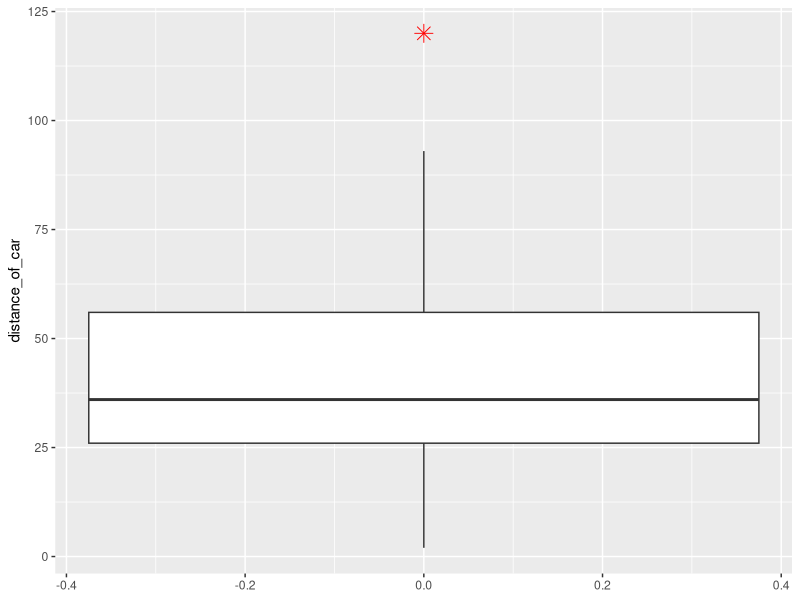
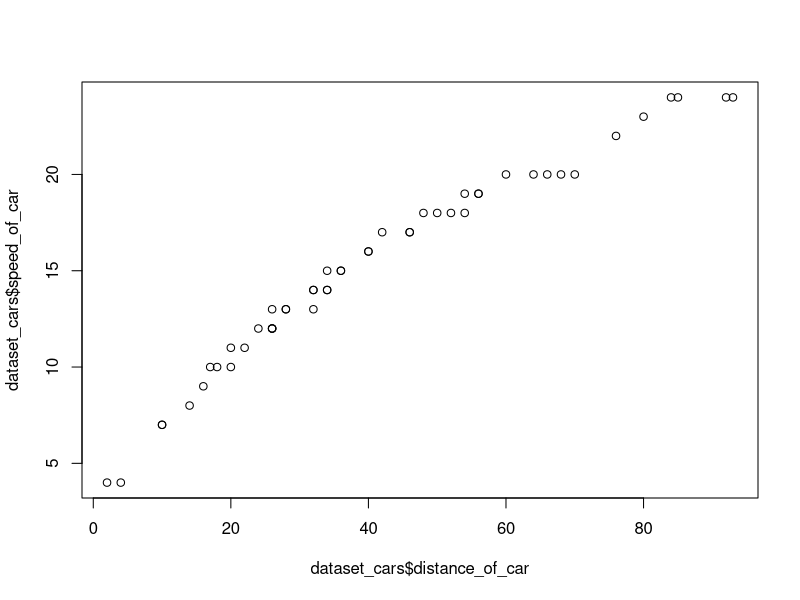
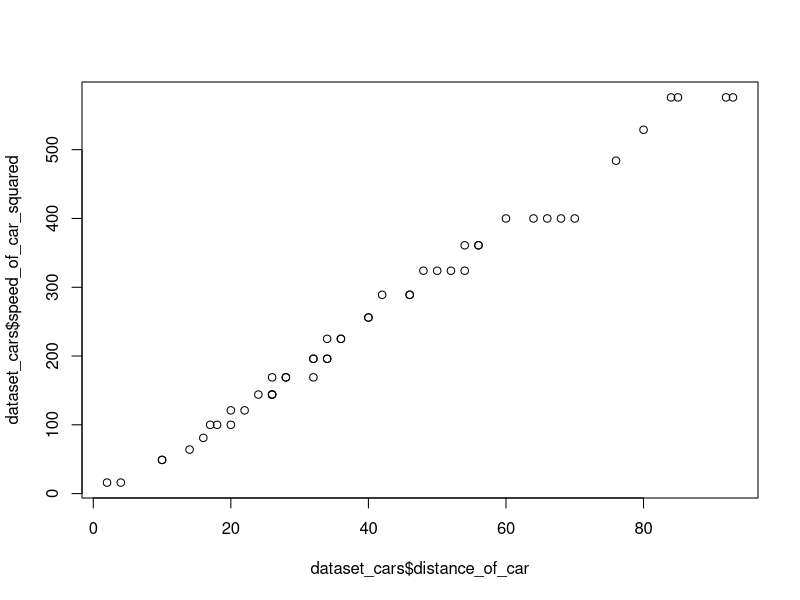

Generate these figures, in order, with R:
## ---- chunk 1
knitr::opts_chunk$set(echo = TRUE)
## ---- chunk 2
#Import all used libraries
library(readr)
library(ggplot2)

#Import dataset_cars and rename the variables
dataset_cars <- read.csv('./R Tutorial Data Sets/cars.csv', header = TRUE)
names(dataset_cars) <- c("name_of_car", "speed_of_car", "distance_of_car")
## ---- chunk 3
knitr::kable(dataset_cars[1:5,], align = "c")
## ---- chunk 4
summary_cars <- summary(dataset_cars)
knitr::kable(summary_cars, align = "c")
## ---- chunk 5
ggplot(dataset_cars, aes(y = distance_of_car)) + geom_boxplot(outlier.colour="red", outlier.shape=8, outlier.size=4)
## ---- chunk 6
quantile <- quantile(dataset_cars$distance_of_car)
knitr::kable(quantile, align="c")
## ---- chunk 7
outliers <- boxplot(dataset_cars$distance_of_car, plot=FALSE)$out
outliers_instance <- dataset_cars[which(dataset_cars$distance_of_car %in% outliers), ]
knitr::kable(outliers_instance, align="c")
## ---- chunk 8
dataset_cars <- dataset_cars[-which(dataset_cars$distance_of_car %in% outliers),]
## ---- chunk 9
plot(dataset_cars$distance_of_car, dataset_cars$speed_of_car)
## ---- chunk 10
dataset_cars$speed_of_car_squared <- dataset_cars$speed_of_car*dataset_cars$speed_of_car
## ---- chunk 11
plot(dataset_cars$distance_of_car, dataset_cars$speed_of_car_squared)
## ---- chunk 12

set.seed(123)

#Create training set and test set by using a 70/30 split 
train_size <- round(nrow(dataset_cars)*0.70)
test_size <- nrow(dataset_cars) - train_size
training_indices <- sample(seq_len(nrow(dataset_cars)), size = train_size)
training_set <- dataset_cars[training_indices,]
test_set <- dataset_cars[-training_indices,]

#Fit Linear model
lm_model1 <- lm(distance_of_car~ speed_of_car_squared, training_set)
summary_model1 <- summary(lm_model1)


